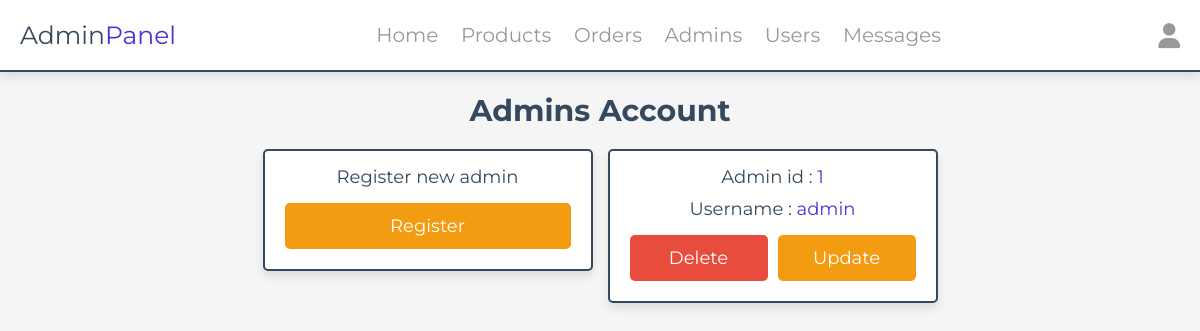
Screenshot of /admin/admin_accounts.php (signed in) with the database file from the repository.
### tables this page shows
CREATE TABLE `restaurant` (
  `RestaurantID` int(100) NOT NULL,
  `Name` varchar(70) NOT NULL,
  `Address` varchar(200) NOT NULL,
  `Password` varchar(70) NOT NULL
);

### admin/admin_accounts.php (the view, shortened to what this page needs)
<?php
   include '../components/connect.php';
   $admin_id = $_SESSION['admin_id'];
?>
<!DOCTYPE html>
<html lang="en">
   <head>
      <link rel="stylesheet" href="https://cdnjs.cloudflare.com/ajax/libs/font-awesome/6.1.1/css/all.min.css">
      <link rel="stylesheet" href="../css/admin_style.css">
   </head>
   <body>
   <?php include '../components/admin_header.php' ?>
   <section class="accounts">
      <h1 class="heading">admins account</h1>
      <div class="box-container">
         <div class="box">
            <p>Register new admin</p>
            <a href="register_admin.php" class="option-btn">register</a>
         </div>
         <?php
            $select_account = $conn->prepare("SELECT * FROM `restaurant`");
            $select_account->execute();
            if($select_account->rowCount() > 0){
               while($fetch_accounts = $select_account->fetch(PDO::FETCH_ASSOC)){
         ?>
         <div class="box">
            <p> Admin id : <span><?= $fetch_accounts['RestaurantID']; ?></span> </p>
            <p> Username : <span><?= $fetch_accounts['Name']; ?></span> </p>
            <div class="flex-btn">
               <a href="admin_accounts.php?delete=<?= $fetch_accounts['RestaurantID']; ?>" class="delete-btn" onclick="return confirm('delete this account?');">delete</a>
               <?php
                  if($fetch_accounts['RestaurantID'] == $admin_id){
                     echo '<a href="update_profile.php" class="option-btn">update</a>';
                  }
               ?>
            </div>
         </div>
         <?php
               }
            } else{
               echo '<p class="empty">no accounts available</p>';
            }
         ?>
      </div>
   </section>
   </body>
</html>

### css/admin_style.css (style rules this page uses)
:root { --main-color:#4834d4; --red:#e74c3c; --orange:#f39c12; --black:#34495e; --white:#fff; --light-bg:#f5f5f5; --light-color:#999; --border:.2rem solid var(--black); --box-shadow:0 .5rem 1rem rgba(0,0,0,.1); }
* { font-family: 'Montserrat', sans-serif; margin:0; padding:0; box-sizing: border-box; text-decoration: none; outline: none; border:none; }
html { font-size: 62.5%; overflow-x: hidden; }
body { background-color: var(--light-bg); }
section { max-width: 1200px; margin:0 auto; padding:2rem; }
.btn, .delete-btn, .option-btn { display: block; margin-top: 1rem; border-radius: .5rem; cursor: pointer; width: 100%; font-size: 1.8rem; color:var(--white); padding:1.2rem 3rem; text-transform: capitalize; text-align: center; }
.delete-btn { background-color: var(--red); }
.option-btn { background-color: var(--orange); }
.flex-btn { display: flex; gap:1rem; }
.heading { text-align: center; margin-bottom: 2rem; text-transform: capitalize; color:var(--black); font-size: 3rem; }
.accounts .box-container { display: grid; grid-template-columns: repeat(auto-fit, 33rem); gap:1.5rem; justify-content: center; align-items: flex-start; }
.accounts .box-container .box { background-color: var(--white); border-radius: .5rem; box-shadow: var(--box-shadow); border:var(--border); padding:2rem; padding-top: 1rem; text-align: center; }
.accounts .box-container .box p { padding: .5rem 0; font-size: 1.8rem; color:var(--black); }
.accounts .box-container .box p span { color:var(--main-color); }

### rows the page displays
restaurant: RestaurantID "1", Name "admin", shows "Update"
